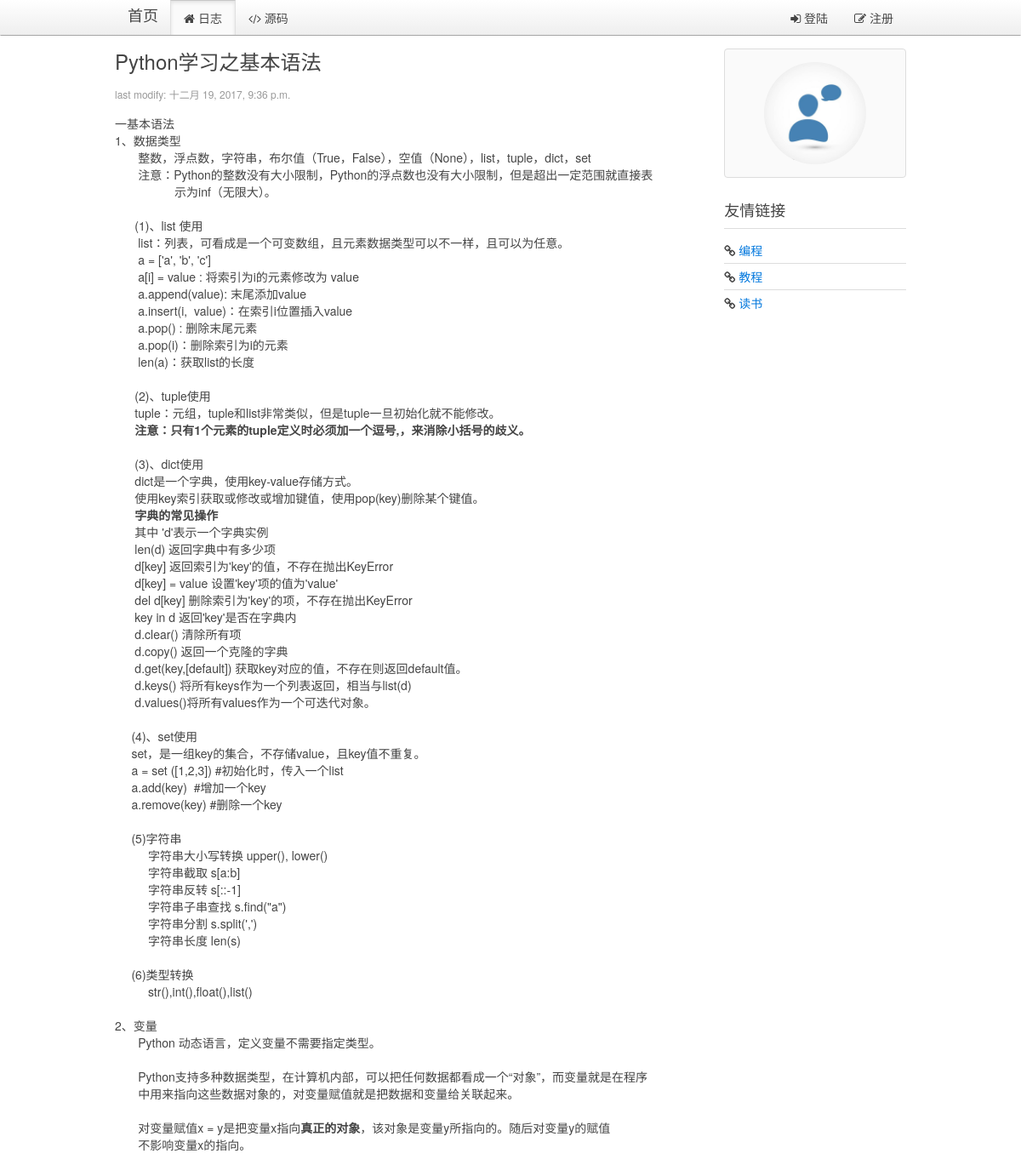
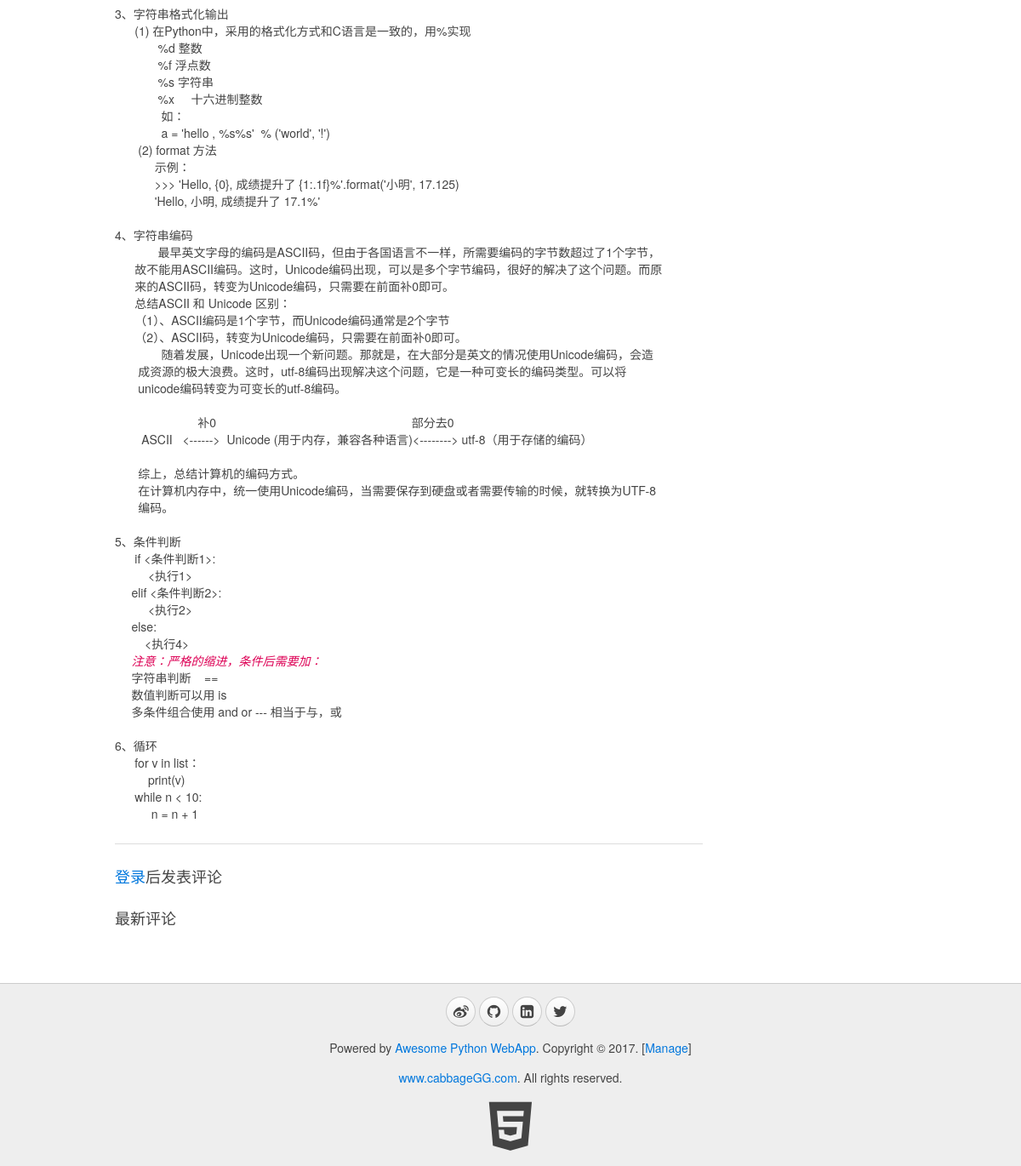
Before: /blog/page/22/ with the older database file (2 pictures, top to bottom).
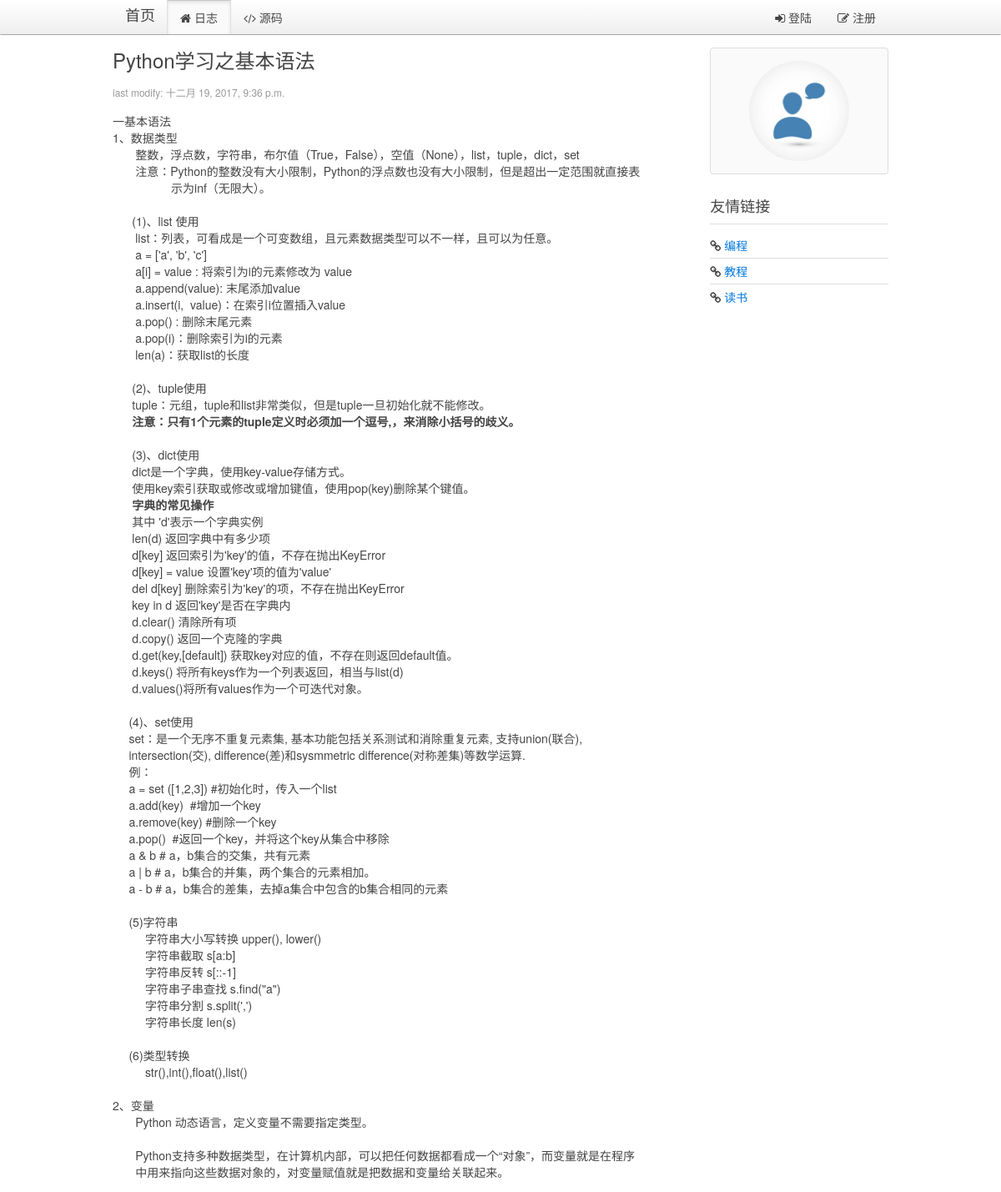
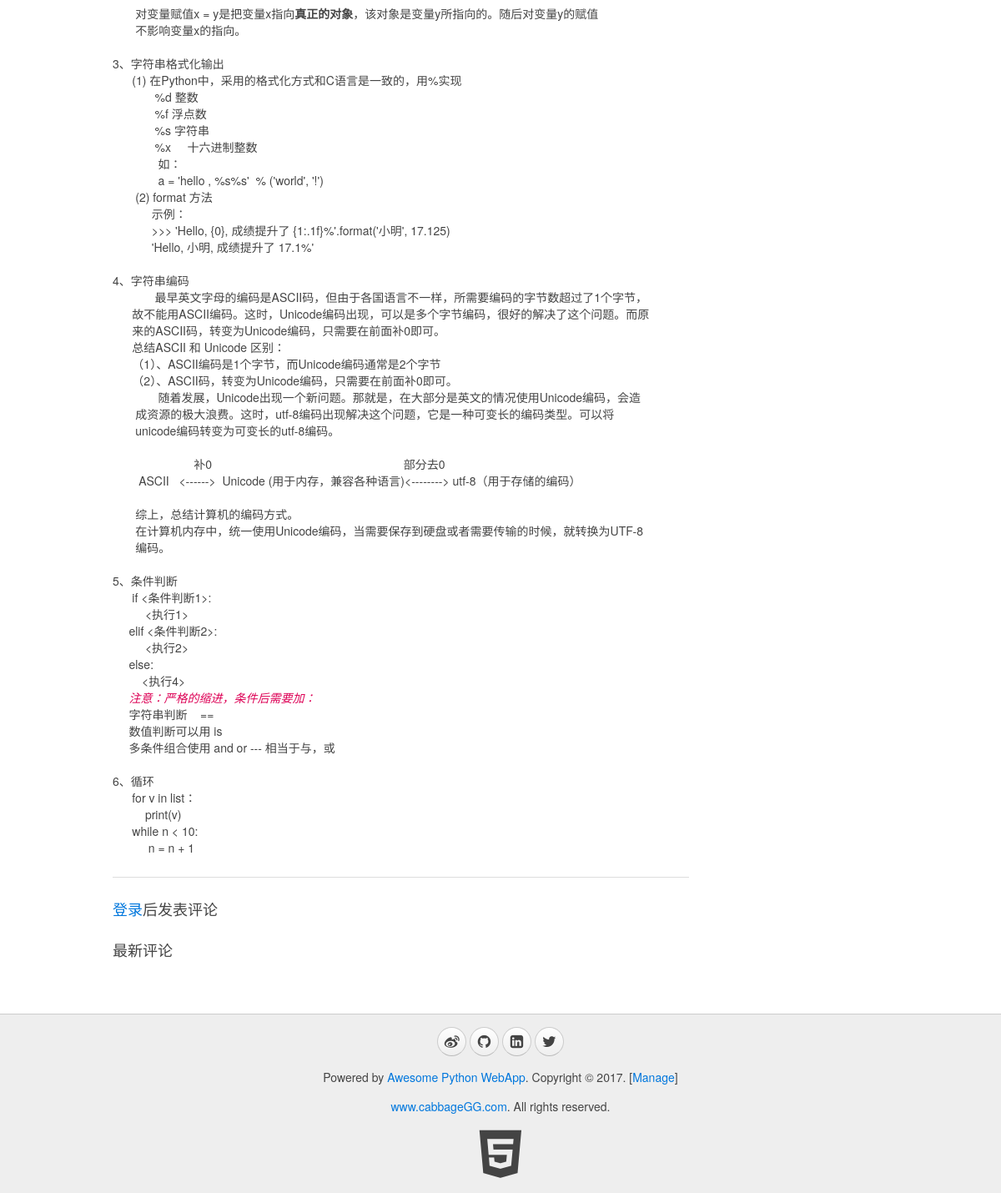
After: the same page with the newer database file (2 pictures, top to bottom).
### blog/models.py (models this page shows, shortened)
class Blog(models.Model):
    title = models.CharField(max_length=32, default="Title")
    content = models.TextField(null=True)
    summary = models.TextField(null=True)
    create_time = models.DateTimeField(null=True)

### blog/views.py (the view)
# urls.py: url(r'^page/(?P<blog_id>\d+)/$', views.show_blog, name="show_blog"),
def show_blog(request, blog_id):
    userinfo = ""
    account = request.COOKIES.get("account","")
    if account:
        userinfo = models.User.objects.filter(account=account)
        if userinfo:
            userinfo = userinfo[0]
    blog = models.Blog.objects.get(id=blog_id)
    comments = models.Comments.objects.filter(blog_id=blog_id, comment_id=0)
    return render(request, "blog/blog.html", {"blog": blog, "comments":comments, "userinfo":userinfo})

### blog/templatetags/myfilter.py (called while the page is built)
@register.filter
def replaceTags(content):  #这里应该需要继续研究下，有时候需要空格，而不是&nbsp;
    content = content.replace("  ", "&nbsp;&nbsp;")  # 预处理空格
    content = content.replace("\n", "<br/>")  # 预处理换行
    return content

### blog/templates/blog/blog.html (shortened to what this page needs)
{% extends '__base__.html' %}
{% load myfilter %}
{% block content %}
    <div class="uk-width-medium-3-4">
        <article class="uk-article">
            <h2>{{ blog.title }}</h2>
            <p class="uk-article-meta">last modify: {{ blog.create_time }}</p>
            <p>{% autoescape off %}{{ blog.content | replaceTags }}{% endautoescape %}</p>
        </article>
        <hr class="uk-article-divider">
    {% if userinfo %}
        <h3>发表评论</h3>
        <article class="uk-comment">
            <header class="uk-comment-header">
                <img class="uk-comment-avatar uk-border-circle" width="50" height="50" src="{% if userinfo.image %}{{ userinfo.image.url }} {% else %} /media/img/default.jpg {% endif %}">
                <h4 class="uk-comment-title">{{ userinfo.name | default:'游客' }}</h4>
            </header>
            <div class="uk-comment-body">
                <form id="form-comment" class="uk-form" action="javascript:void(0)" method="post">
                    {% csrf_token %}
                    <input id="yj-c-blogid" type="hidden" name="blog_id" value="{{ blog.id }}">
                    <input id="yj-c-commentid" type="hidden" name="comment_id" value="{{ comment.id | default:'0' }}">
                    <input id="yj-c-username" type="hidden" name="user_name" value="{{ userinfo.name | default:'游客' }}">
                    <input id="yj-c-userimage" type="hidden" name="user_img" value="{{ userinfo.image | default:"img/default.jpg" }}">
                    <div class="uk-alert uk-alert-danger uk-hidden"></div>
                    <div id="yj-c-content-div" class="uk-form-row">
                        <textarea id="yj-c-content" name="content" rows="6" placeholder="说点什么吧" style="width:100%;resize:none;"></textarea>
                    </div>
                    <div class="uk-form-row">
                        <input type="submit" class="uk-button uk-button-primary" value="发表评论">
                    </div>
                    <p id="comment-msg">
                    </p>
                </form>
            </div>
        </article>
        <hr class="uk-article-divider">
    {% else %}
        <h3><a href="{% url 'blog:signin' %}">登录</a>后发表评论</h3>
    {% endif %}
        <h3>最新评论</h3>
    </div>
    <div class="uk-width-medium-1-4">
        <div class="uk-panel uk-panel-box">
            <div class="uk-text-center">
                <img class="uk-border-circle" width="120" height="120" src="{% if userinfo.image %}{{ userinfo.image.url }} {% else %} /media/img/default.jpg {% endif %}">
            </div>
        </div>
        <div class="uk-panel uk-panel-header">
            <h3 class="uk-panel-title">友情链接</h3>
            <ul class="uk-list uk-list-line">
                <li><i class="uk-icon-link"></i> <a target="_blank" href="https://github.com/cabbageGG">编程</a></li>
                <li><i class="uk-icon-link"></i> <a target="_blank" href="https://www.liaoxuefeng.com/">教程</a></li>
                <li><i class="uk-icon-link"></i> <a target="_blank" href="http://blog.jobbole.com/all-posts/">读书</a></li>
            </ul>
        </div>
    </div>
{% endblock %}

### blog/templates/__base__.html (shortened to what this page needs)
<!DOCTYPE html>
<html>
{% load staticfiles %}
<head>
    <link rel="stylesheet" href="{% static 'css/uikit.min.css' %}">
    <link rel="stylesheet" href="{% static 'css/uikit.gradient.min.css' %}">
    <link rel="stylesheet" href="{% static 'css/awesome.css' %}" />
</head>
<body>
    <nav class="uk-navbar uk-navbar-attached uk-margin-bottom">
        <div class="uk-container uk-container-center">
            <a href="{% url 'blog:index' %}" class="uk-navbar-brand">首页</a>
            <ul class="uk-navbar-nav">
                <li data-url="blogs"><a href="{% url 'blog:index' %}"><i class="uk-icon-home"></i> 日志</a></li>
                <li><a target="_blank" href="https://github.com/cabbageGG/myblog"><i class="uk-icon-code"></i> 源码</a></li>
            </ul>
            <div class="uk-navbar-flip">
                <ul class="uk-navbar-nav">
                {% if userinfo %}
                    <li class="uk-parent" data-uk-dropdown>
                        <a href="#0"><i class="uk-icon-user"></i> {{ userinfo.name }}</a>
                        <div class="uk-dropdown uk-dropdown-navbar">
                            <ul class="uk-nav uk-nav-navbar">
                                <li><a href="{% url 'blog:signout' %}"><i class="uk-icon-sign-out"></i> 登出</a></li>
                                <li><a href="{% url 'blog:uploadImg' %}"><i class="uk-icon-sign-out"></i>上传头像</a></li>
                            </ul>
                        </div>
                    </li>
                {% else %}
                    <li><a href="{% url 'blog:signin' %}"><i class="uk-icon-sign-in"></i> 登陆</a></li>
                    <li><a href="{% url 'blog:register' %}"><i class="uk-icon-edit"></i> 注册</a></li>
                {% endif %}
                </ul>
            </div>
        </div>
    </nav>
    <div class="uk-container uk-container-center">
        <div class="uk-grid">
            {% block content %}
            {% endblock %}
        </div>
    </div>
    <div class="uk-margin-large-top" style="background-color:#eee; border-top:1px solid #ccc;">
        <div class="uk-container uk-container-center uk-text-center">
            <div class="uk-panel uk-margin-top uk-margin-bottom">
                <p>
                    <a target="_blank" href="http://weibo.com/" class="uk-icon-button uk-icon-weibo"></a>
                    <a target="_blank" href="https://github.com/cabbageGG" class="uk-icon-button uk-icon-github"></a>
                    <a target="_blank" href="http://www.linkedin.com/" class="uk-icon-button uk-icon-linkedin-square"></a>
                    <a target="_blank" href="https://twitter.com/" class="uk-icon-button uk-icon-twitter"></a>
                </p>
                <p>Powered by <a href="https://github.com/cabbageGG">Awesome Python WebApp</a>. Copyright &copy; 2017. [<a href="/admin/" target="_blank">Manage</a>]</p>
                <p><a href="https://github.com/cabbageGG" target="_blank">www.cabbageGG.com</a>. All rights reserved.</p>
                <a target="_blank" href="http://www.w3.org/TR/html5/"><i class="uk-icon-html5" style="font-size:64px; color: #444;"></i></a>
            </div>
        </div>
    </div>
</body>
</html>

Changed rows visible on the page:
changed Blog "Python学习之基本语法": content "…d.keys() 将所有keys作为一个列表返回，相当与list(d) d.values()将所有values作为一个可迭代对象。 (4)、set使用 set，是一组key的集合，不存储value，且key值不重复。 a = set ([1,2,3]) #初始化时，传入一个list a.add(key) #增加一个key a.remove(key) #删除一个key (5)字符串 字符串大小写转换 upper(), lower()…" → "…d.keys() 将所有keys作为一个列表返回，相当与list(d) d.values()将所有values作为一个可迭代对象。 (4)、set使用 set：是一个无序不重复元素集, 基本功能包括关系测试和消除重复元素, 支持union(联合), intersection(交), difference(差)和sysmmetric difference(对称差集)等数学运算. 例： a = set ([1,2,3]) #初始化时，传入一个list a.add(key) #增加一个key a.remove(key) #删除一个key a.pop() #返回一个key，并将这个key从集合中移除 a & b # a，b集合的交集，共有元素 a | b # a，b集合的并集，两个集合的元素相加。 a - b # a，b集合的差集，去掉a集合中包含的b集合相同的元素 (5)字符串 字符串大小写转换 upper(), lower()…"
